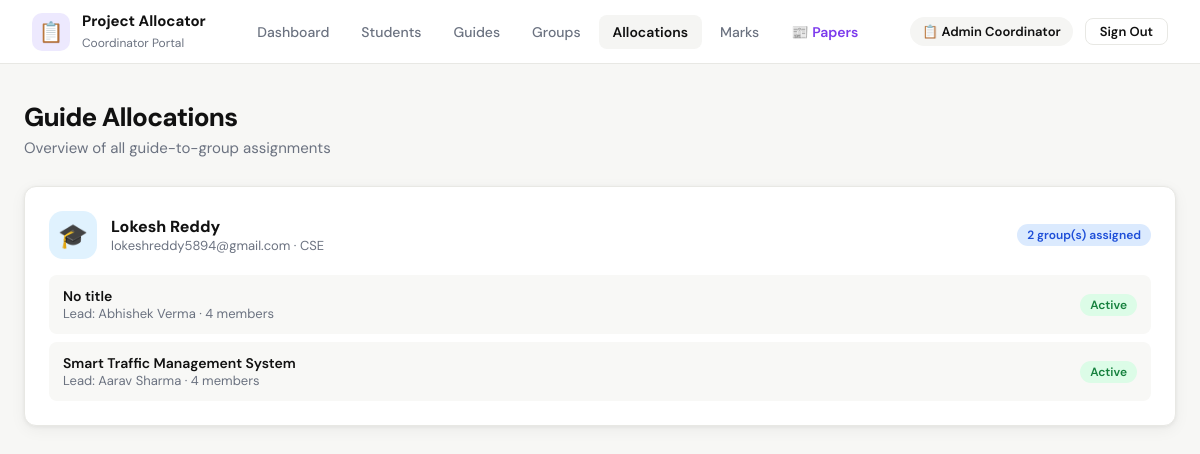
Page /coordinator/allocations (signed in) on the committed database.
### tables this page shows
CREATE TABLE guide (
            id INTEGER PRIMARY KEY AUTOINCREMENT,
            name TEXT NOT NULL,
            email TEXT UNIQUE NOT NULL,
            password TEXT NOT NULL,
            department TEXT,
            expertise TEXT,
            created_at TEXT DEFAULT CURRENT_TIMESTAMP
        );

CREATE TABLE project_group (
            id INTEGER PRIMARY KEY AUTOINCREMENT,
            team_lead_id INTEGER,
            project_title TEXT,
            guide_id INTEGER,
            created_at TEXT DEFAULT CURRENT_TIMESTAMP, title_finalized INTEGER DEFAULT 0,
            FOREIGN KEY(team_lead_id) REFERENCES student(id),
            FOREIGN KEY(guide_id) REFERENCES guide(id)
        );

CREATE TABLE student (
            id INTEGER PRIMARY KEY AUTOINCREMENT,
            name TEXT NOT NULL,
            prn TEXT UNIQUE NOT NULL,
            division TEXT,
            department TEXT,
            email TEXT UNIQUE,
            password TEXT,
            created_at TEXT DEFAULT CURRENT_TIMESTAMP
        );

### app.py (the view)
@app.route('/coordinator/allocations')
@login_required('coordinator')
def coord_allocations():
    conn = get_db()
    guides = conn.execute("SELECT * FROM guide ORDER BY name").fetchall()
    guide_data = []
    for guide in guides:
        groups = conn.execute("""
            SELECT pg.id, pg.project_title, pg.title_finalized,
                   s.name as lead_name, s.prn as lead_roll,
                   (SELECT COUNT(*) FROM group_member WHERE group_id=pg.id) as member_count
            FROM project_group pg
            LEFT JOIN student s ON pg.team_lead_id = s.id
            WHERE pg.guide_id=?
            ORDER BY pg.created_at DESC
        """, (guide['id'],)).fetchall()
        guide_data.append({'guide': guide, 'groups': groups})
    unallocated = conn.execute("""
        SELECT pg.id, pg.project_title, pg.title_finalized,
               s.name as lead_name,
               (SELECT COUNT(*) FROM group_member WHERE group_id=pg.id) as member_count
        FROM project_group pg
        LEFT JOIN student s ON pg.team_lead_id = s.id
        WHERE pg.guide_id IS NULL
    """).fetchall()
    conn.close()
    return render_template('coordinator/allocations.html', guide_data=guide_data, unallocated=unallocated)

### app.py (called while the page is built)
def get_db():
    conn = sqlite3.connect(DB)
    conn.row_factory = sqlite3.Row
    return conn

def login_required(role):
    def decorator(f):
        @wraps(f)
        def decorated(*args, **kwargs):
            if session.get('role') != role:
                flash('Please login to continue.', 'warning')
                return redirect(url_for('login'))
            return f(*args, **kwargs)
        return decorated
    return decorator

### templates/coordinator/allocations.html (shortened to what this page needs)
{% extends "base.html" %}
{% block content %}
<div class="page fade-in">
  <div class="page-header">
    <h1>Guide Allocations</h1>
    <p>Overview of all guide-to-group assignments</p>
  </div>
  {% for item in guide_data %}
  {% set guide = item.guide %}
  {% set grps = item.groups %}
  <div class="card" style="margin-bottom:16px;">
    <div style="display:flex;justify-content:space-between;align-items:center;margin-bottom:{% if grps %}16{% else %}0{% endif %}px;">
      <div style="display:flex;align-items:center;gap:14px;">
        <div style="width:48px;height:48px;border-radius:14px;background:#e0f2fe;display:flex;align-items:center;justify-content:center;font-size:24px;">🎓</div>
        <div>
          <div style="font-weight:800;font-size:16px;">{{ guide.name }}</div>
          <div class="text-muted">{{ guide.email }} {% if guide.department %}· {{ guide.department }}{% endif %}</div>
        </div>
      </div>
      <span class="badge badge-blue">{{ grps|length }} group(s) assigned</span>
    </div>
    {% if grps %}
    <div style="display:flex;flex-direction:column;gap:8px;">
      {% for g in grps %}
      <div style="display:flex;justify-content:space-between;align-items:center;padding:12px 14px;background:#f8f8f6;border-radius:8px;">
        <div>
          <div style="font-weight:600;font-size:14px;">{{ g.project_title or 'No title' }}</div>
          <div class="text-muted">Lead: {{ g.lead_name or '—' }} &middot; {{ g.member_count }} members</div>
        </div>
        <span class="badge badge-green">Active</span>
      </div>
      {% endfor %}
    </div>
    {% else %}
    <div class="text-muted" style="font-size:14px;">No groups assigned yet.</div>
    {% endif %}
  </div>
  {% endfor %}
</div>
{% endblock %}

### templates/base.html (style rules this page uses)
*, *::before, *::after { box-sizing: border-box; margin: 0; padding: 0; }
html { scroll-behavior: smooth; }
body { font-family: 'DM Sans', sans-serif; background: #f7f7f5; color: #111; min-height: 100vh; }
:root { --coord: #7c3aed; --guide: #0891b2; --student: #059669; --danger: #dc2626; --warning: #d97706; --border: #e8e8e4; --surface: #ffffff; --muted: #6b7280; --radius: 12px; --shadow: 0 1px 4px rgba(0,0,0,0.06), 0 4px 16px rgba(0,0,0,0.05); --shadow-lg: 0 8px 32px rgba(0,0,0,0.10); }
.page { max-width: 1200px; margin: 0 auto; padding: 36px 24px; }
.page-header { margin-bottom: 28px; }
.page-header h1 { font-size: 26px; font-weight: 800; letter-spacing: -0.03em; }
.page-header p { color: var(--muted); margin-top: 4px; font-size: 15px; }
.card { background: var(--surface); border: 1px solid var(--border); border-radius: var(--radius); padding: 24px; box-shadow: var(--shadow); }
.badge { display: inline-flex; align-items: center; padding: 3px 10px; border-radius: 20px; font-size: 12px; font-weight: 600; }
.badge-green { background: #dcfce7; color: #15803d; }
.badge-blue { background: #dbeafe; color: #1d4ed8; }
.fade-in { animation: fadeIn 0.3s ease; }
.text-muted { color: var(--muted); font-size: 13px; }

### rows in the picture
guide: name "Lokesh Reddy", email "lokeshreddy5894@gmail.com", department "CSE"
project_group: project_title "No title", name "Abhishek Verma", member_count "4"
project_group: project_title "Smart Traffic Management System", name "Aarav Sharma", member_count "4"

### other values in the picture
{{ session.role|capitalize }} "Coordinator"
{{ session.user_name }} "Admin Coordinator"
{{ grps|length }} "2"
